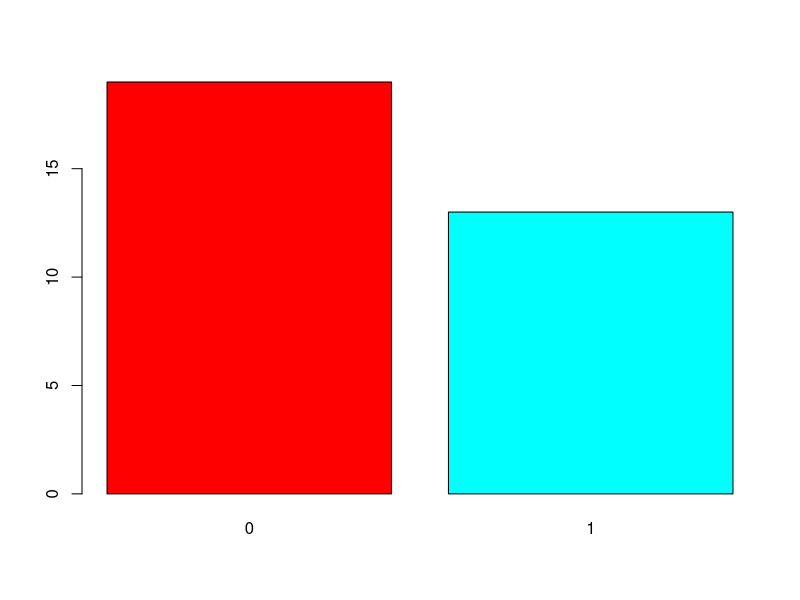
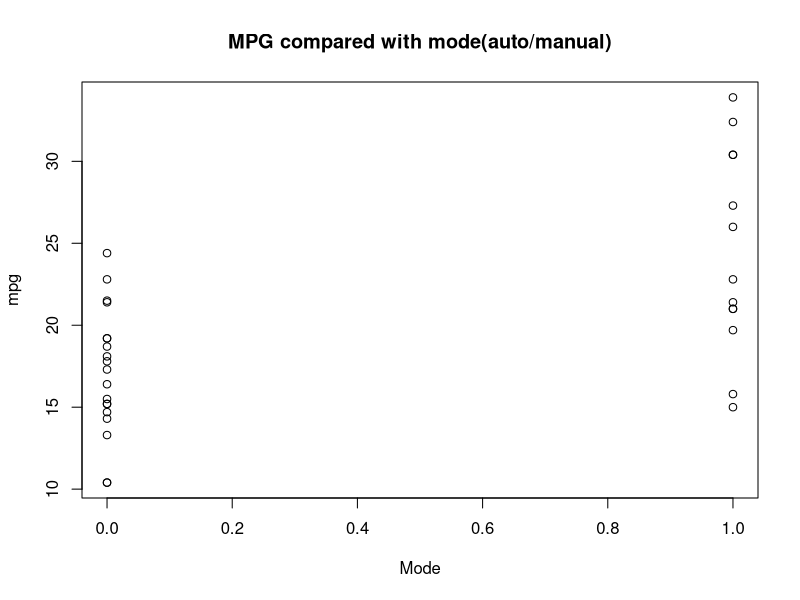
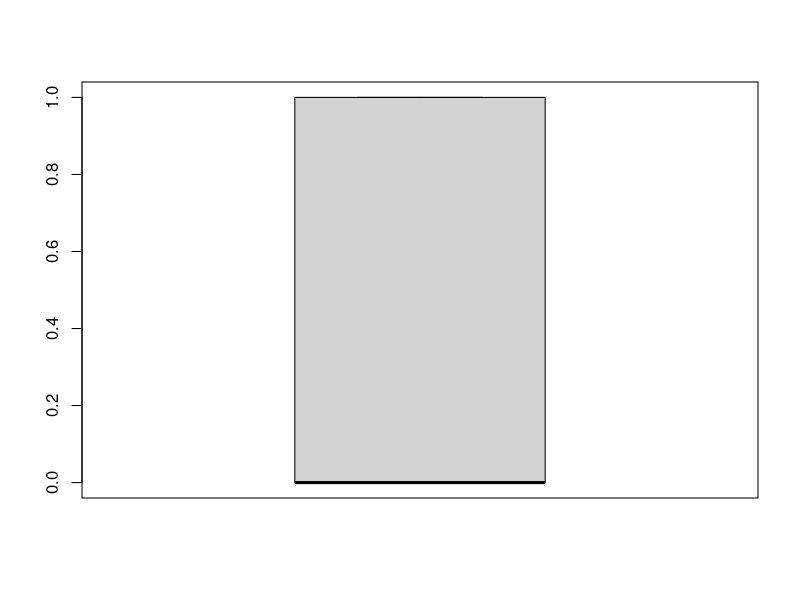
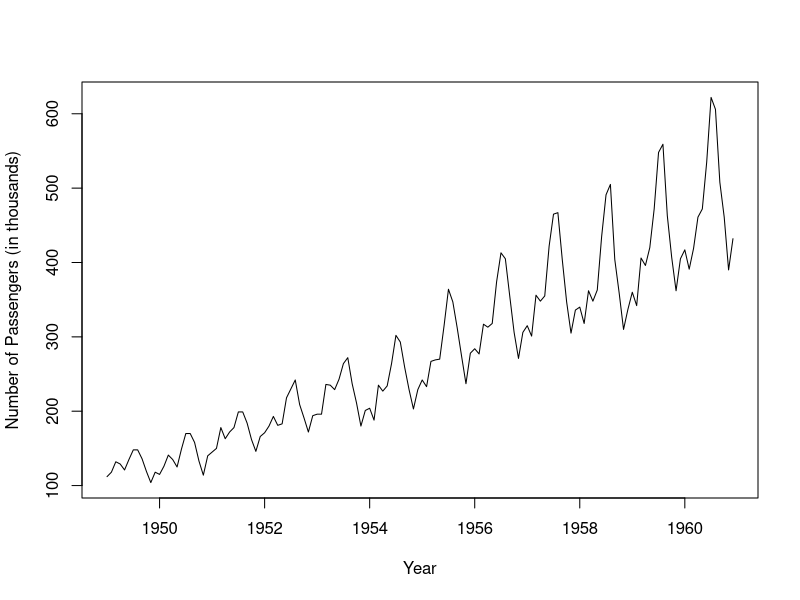

Reproduce these figures in R, in order.
carmode <- table(mtcars$am)
barplot(carmode, col=rainbow(2))
plot(mtcars$am, mtcars$mpg,xlab="Mode", ylab="mpg", main="MPG compared with mode(auto/manual)")
boxplot(mtcars$am)

apm <- matrix(AirPassengers, ncol = 12, byrow =TRUE,  dimnames = list( as.character(1949:1960),month.abb))
profitableMonth = sort(colSums(apm),decreasing = TRUE)[1]
namesOfProfitableMonth <- names(profitableMonth)
month <- "Most Profitable Month is "
month
namesOfProfitableMonth

profitableYear = sort(rowSums(apm),decreasing = TRUE)[1]
namesOfProfitableYear <- names(profitableYear)
namesOfProfitableYear

plot(AirPassengers,ylab='Number of Passengers (in thousands)', xlab='Year')
price <- 8000
#ncol(apm)
#nrow(apm)
apm[1,]
apm[1,]<-apm[1,]*price
for (i in 2:nrow(apm)){
  #print(i)
  tp = (price/100)*10
  np = price+tp
  for (j in 0:ncol(apm)){
    
    
    old <- apm[i,j]
    
    new<-old*np
    apm[i,j]<-new
    #print(apm[i][j])
    price <-np
    
  }
}
apm
profitableMonth = sort(colSums(apm),decreasing = TRUE)[1]
nameOfProfitableMonth <- names(profitableMonth)
nameOfProfitableMonth

profitableYear = sort(rowSums(apm),decreasing = TRUE)[1]
namesOfProfitableYear <- names(profitableYear)
namesOfProfitableYear

print("Total Revenue Generated: ")
sum(apm)

MostTravelledMonth = sort(colSums(apm),decreasing = TRUE)[1:3]
nameOfTravelledMonths <- names(MostTravelledMonth)
nameOfTravelledMonths

MostTravelledYear = sort(rowSums(apm),decreasing = TRUE)[1:3]
nameOfTravelledYears <- names(MostTravelledYear)
nameOfTravelledYears

